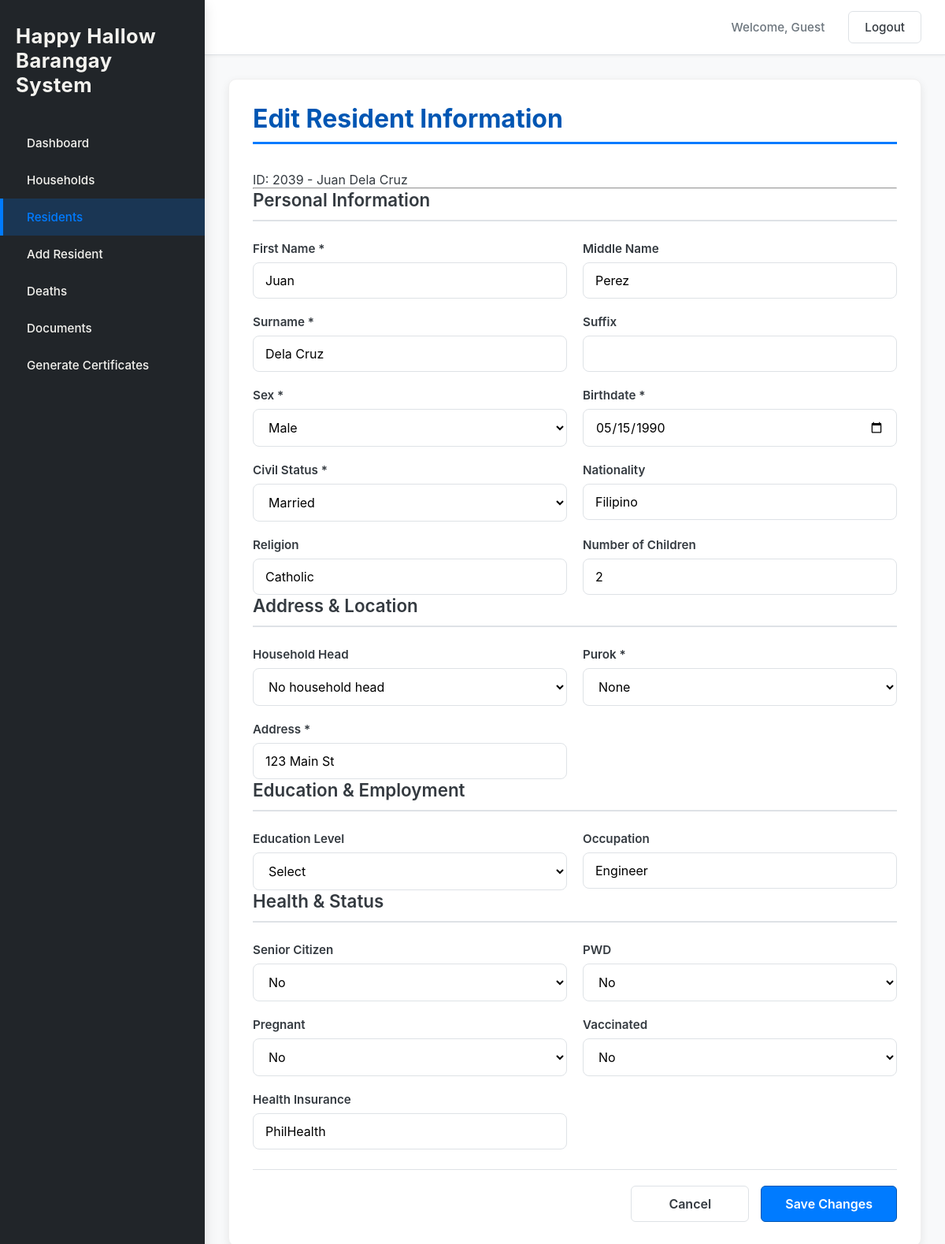
The app's page /edit_resident.php?id=2039 with its own data.
### tables this page shows
CREATE TABLE IF NOT EXISTS `residents` (
  `person_id` int NOT NULL AUTO_INCREMENT,
  `household_id` int NOT NULL,
  `first_name` text NOT NULL,
  `middle_name` varchar(255) DEFAULT NULL,
  `surname` varchar(255) NOT NULL,
  `suffix` varchar(50) DEFAULT NULL,
  `sex` text NOT NULL,
  `birthdate` date NOT NULL,
  `civil_status` varchar(20) NOT NULL,
  `nationality` varchar(20) NOT NULL,
  `religion` varchar(100) DEFAULT NULL,
  `purok` int NOT NULL,
  `address` varchar(150) NOT NULL,
  `residency_start_date` date DEFAULT NULL,
  `education_level` varchar(20) NOT NULL,
  `occupation` varchar(50) NOT NULL,
  `is_senior` tinyint(1) NOT NULL,
  `is_disabled` tinyint(1) NOT NULL,
  `health_insurance` varchar(100) DEFAULT NULL,
  `vaccination` int DEFAULT NULL,
  `is_pregnant` tinyint(1) DEFAULT NULL,
  `children_count` int DEFAULT NULL,
  PRIMARY KEY (`person_id`),
  KEY `household_id` (`household_id`)
);

### edit_resident.php (the view, shortened to what this page needs)
<?php
include __DIR__ . '/db_connect.php';
$residentId = $conn->real_escape_string($_GET['id']);
$sql = "
    SELECT
        person_id,
        household_id,
        first_name,
        middle_name,
        surname,
        suffix,
        sex,
        birthdate,
        civil_status,
        nationality,
        religion,
        purok,
        address,
        education_level,
        occupation,
        is_senior,
        is_disabled,
        health_insurance,
        vaccination,
        is_pregnant,
        children_count
    FROM residents
    WHERE person_id = '$residentId'
";
$result = $conn->query($sql);
$residentData = $result->fetch_assoc();
function safeHtml($value) {
    return htmlspecialchars($value ?? '');
}
function isSelected($current, $target) {
    return ((string)$current === (string)$target) ? 'selected' : '';
}
$sexValue = strtoupper(substr($residentData['sex'] ?? '', 0, 1));
?>
<!DOCTYPE html>
<html lang="en">
<head>
    <link rel="stylesheet" href="css/style.css" />
</head>
<body>
<div class="app-container">
    <aside class="sidebar">
        <div class="logo">Happy Hallow Barangay System</div>
        <nav class="main-nav">
            <ul>
                <li><a href="index.php">Dashboard</a></li>
                <li><a href="household.php">Households</a></li>
                <li><a href="residents.php" class="active">Residents</a></li>
                <li><a href="addnewresidents.php">Add Resident</a></li>
                <li><a href="deaths.php">Deaths</a></li>
                <li><a href="documents.php">Documents</a></li>
                <li><a href="staff_documents.php">Generate Certificates</a></li>
            </ul>
        </nav>
    </aside>
    <div class="main-content">
        <header class="topbar">
            <div class="topbar-right">
                <span id="userName" class="user-info">Welcome, User</span>
                <button id="logoutBtn" class="btn logout-btn">Logout</button>
            </div>
        </header>
        <main class="page-content">
            <div class="card form-card">
                <h2>Edit Resident Information</h2>
                <p>
                    ID: <?= safeHtml($residentData['person_id']); ?> -
                    <?= safeHtml($residentData['first_name'] . ' ' . $residentData['surname']); ?>
                </p>
                <hr>
                <form action="update_resident.php" method="POST">
                    <h3 class="section-title">Personal Information</h3>
                    <div class="form-grid">
                        <div class="input-group">
                            <label>First Name *</label>
                            <input type="text" name="first_name" value="<?= safeHtml($residentData['first_name']); ?>" required>
                        </div>
                        <div class="input-group">
                            <label>Middle Name</label>
                            <input type="text" name="middle_name" value="<?= safeHtml($residentData['middle_name']); ?>">
                        </div>
                        <div class="input-group">
                            <label>Surname *</label>
                            <input type="text" name="surname" value="<?= safeHtml($residentData['surname']); ?>" required>
                        </div>
                        <div class="input-group">
                            <label>Suffix</label>
                            <input type="text" name="suffix" value="<?= safeHtml($residentData['suffix']); ?>">
                        </div>
                        <div class="input-group">
                            <label>Sex *</label>
                            <select name="sex" required>
                                <option value="M" <?= isSelected($sexValue, 'M'); ?>>Male</option>
                            </select>
                        </div>
                        <div class="input-group">
                            <label>Birthdate *</label>
                            <input type="date" name="birthdate" value="<?= safeHtml($residentData['birthdate']); ?>" required>
                        </div>
                        <div class="input-group">
                            <label>Civil Status *</label>
                            <select name="civil_status" required>
                                <option value="Married" <?= isSelected($residentData['civil_status'], 'Married'); ?>>Married</option>
                            </select>
                        </div>
                        <div class="input-group">
                            <label>Nationality</label>
                            <input type="text" name="nationality" value="<?= safeHtml($residentData['nationality']); ?>">
                        </div>
                        <div class="input-group">
                            <label>Religion</label>
                            <input type="text" name="religion" value="<?= safeHtml($residentData['religion']); ?>">
                        </div>
                        <div class="input-group">
                            <label>Number of Children</label>
                            <input type="number" name="children_count" min="0" value="<?= safeHtml($residentData['children_count']); ?>">
                        </div>
                    </div>
                    <h3 class="section-title">Address & Location</h3>
                    <div class="form-grid">
                        <div class="input-group">
                            <label>Household Head</label>
                            <select name="household_id">
                                <option value="">No household head</option>
                            </select>
                        </div>
                        <div class="input-group">
                            <label>Purok *</label>
                            <select name="purok" required>
                                <?php for ($i = 0; $i <= 5; $i++): ?>
                                    <option value="<?= $i; ?>" <?= isSelected($residentData['purok'], $i); ?>>
                                        <?= $i == 0 ? 'None' : "Purok $i"; ?>
                                    </option>
                                <?php endfor; ?>
                            </select>
                        </div>
                        <div class="input-group form-group-full">
                            <label>Address *</label>
                            <input type="text" name="address" value="<?= safeHtml($residentData['address']); ?>" required>
                        </div>
                    </div>
                    <h3 class="section-title">Education & Employment</h3>
                    <div class="form-grid">
                        <div class="input-group">
                            <label>Education Level</label>
                            <select name="education_level">
                                <option value="">Select</option>
                            </select>
                        </div>
                        <div class="input-group">
                            <label>Occupation</label>
                            <input type="text" name="occupation" value="<?= safeHtml($residentData['occupation']); ?>">
                        </div>
                    </div>
                    <h3 class="section-title">Health & Status</h3>
                    <div class="form-grid">
                        <div class="input-group">
                            <label>Senior Citizen</label>
                            <select name="is_senior">
                                <option value="0" <?= isSelected($residentData['is_senior'], 0); ?>>No</option>
                            </select>
                        </div>
                        <div class="input-group">
                            <label>PWD</label>
                            <select name="is_disabled">
                                <option value="0" <?= isSelected($residentData['is_disabled'], 0); ?>>No</option>
                            </select>
                        </div>
                        <div class="input-group">
                            <label>Pregnant</label>
                            <select name="is_pregnant">
                                <option value="0" <?= isSelected($residentData['is_pregnant'], 0); ?>>No</option>
                            </select>
                        </div>
                        <div class="input-group">
                            <label>Vaccinated</label>
                            <select name="vaccination">
                                <option value="0" <?= isSelected($residentData['vaccination'], 0); ?>>No</option>
                            </select>
                        </div>
                        <div class="input-group form-group-full">
                            <label>Health Insurance</label>
                            <input type="text" name="health_insurance" value="<?= safeHtml($residentData['health_insurance']); ?>">
                        </div>
                    </div>
                    <div class="form-actions">
                        <a href="residents.php" class="btn secondary-btn">Cancel</a>
                        <button type="submit" class="btn primary-btn">Save Changes</button>
                    </div>
                </form>
            </div>
        </main>
    </div>
</div>
</body>
</html>

### css/style.css (style rules this page uses)
:root { --primary-color: #007bff; --primary-dark: #0056b3; --secondary-color: #6c757d; --background-color: #f8f9fa; --card-background: #ffffff; --sidebar-bg: #212529; --text-color: #343a40; --border-color: #dee2e6; --shadow-light: 0 4px 12px rgba(0, 0, 0, 0.08); --shadow-medium: 0 6px 16px rgba(0, 0, 0, 0.12); --sidebar-width: 260px; --header-height: 70px; --base-padding: 30px; }
* { margin: 0; padding: 0; box-sizing: border-box; font-family: -apple-system, BlinkMacSystemFont, "Segoe UI", Roboto, "Helvetica Neue", Arial, sans-serif; }
body { background-color: var(--background-color); color: var(--text-color); min-height: 100vh; display: flex; font-size: 16px; }
a { text-decoration: none; color: inherit; }
.app-container { display: flex; width: 100%; }
.sidebar { width: var(--sidebar-width); background-color: var(--sidebar-bg); color: #f8f9fa; padding: var(--base-padding) 0; position: fixed; height: 100%; z-index: 100; box-shadow: var(--shadow-medium); }
.logo { font-size: 1.6rem; font-weight: 700; text-align: left; padding: 0 20px 20px 20px; margin-bottom: 15px; color: #f4f3ef; letter-spacing: 0.5px; }
.main-nav ul { list-style: none; padding: 0; }
.main-nav li a { display: flex; align-items: center; gap: 12px; padding: 14px 30px; color: #f4f3ef; transition: background-color 0.25s ease, color 0.25s ease; font-size: 0.95rem; font-weight: 500; border-left: 4px solid transparent; }
.main-nav li a.active { background-color: rgba(0, 123, 255, 0.2); color: var(--primary-color); border-left-color: var(--primary-color); }
.main-content { margin-left: var(--sidebar-width); flex-grow: 1; display: flex; flex-direction: column; }
.topbar { height: var(--header-height); background-color: var(--card-background); border-bottom: 1px solid var(--border-color); display: flex; justify-content: flex-end; align-items: center; padding: 0 var(--base-padding); box-shadow: 0 1px 4px rgba(0, 0, 0, 0.05); }
.topbar-right { display: flex; align-items: center; }
.user-info { margin-right: 20px; font-weight: 500; color: var(--secondary-color); font-size: 0.95rem; }
.page-content { padding: var(--base-padding); flex-grow: 1; }
h2 { font-size: 1.8rem; color: var(--text-color); margin-bottom: 30px; font-weight: 600; }
.page-content h2 { font-size: 2rem; color: var(--primary-dark); border-bottom: 3px solid var(--primary-color); padding-bottom: 10px; margin-bottom: 35px; font-weight: 700; }
.card { background-color: var(--card-background); padding: 30px; border-radius: 10px; box-shadow: var(--shadow-light); border: 1px solid #f0f0f0; transition: box-shadow 0.3s ease; }
.btn { background-color: var(--card-background); color: var(--text-color); border: 1px solid var(--border-color); padding: 10px 20px; border-radius: 6px; cursor: pointer; font-size: 0.95rem; font-weight: 500; transition: all 0.2s ease-in-out; text-decoration: none; display: inline-flex; align-items: center; justify-content: center; gap: 8px; }
.primary-btn { background-color: var(--primary-color); color: white; border: 1px solid var(--primary-dark); }
.logout-btn { margin-left: 10px; }
.input-group label { font-weight: 600; margin-bottom: 8px; color: var(--text-color); font-size: 0.95rem; }
.input-group input, .input-group select { padding: 12px 15px; border: 1px solid var(--border-color); border-radius: 8px; font-size: 1rem; background-color: var(--card-background); }
.form-grid { display: grid; grid-template-columns: repeat(2, 1fr); gap: 20px; }
.form-grid .input-group { display: flex; flex-direction: column; }
.form-grid .input-group label { font-weight: 600; margin-bottom: 8px; color: var(--text-color); font-size: 0.95rem; }
.form-grid .input-group input, .form-grid .input-group select { width: 100%; padding: 12px 15px; border: 1px solid var(--border-color); border-radius: 8px; font-size: 1rem; background-color: var(--card-background); transition: border-color 0.2s, box-shadow 0.2s; }
.form-actions { display: flex; gap: 15px; justify-content: flex-end; margin-top: 35px; padding-top: 25px; border-top: 2px solid var(--border-color); }
.form-actions .btn { padding: 12px 30px; font-size: 1rem; font-weight: 600; min-width: 150px; }
.card h3 { font-size: 1.4rem; color: var(--text-color); margin-bottom: 25px; font-weight: 600; border-bottom: 2px solid var(--border-color); padding-bottom: 12px; }
.form-actions { display: flex; gap: 15px; justify-content: flex-end; margin-top: 25px; padding-top: 20px; border-top: 1px solid var(--border-color); }

### records on screen
residents: person_id "2039", first_name+surname "Juan Dela Cruz", first_name "Juan", middle_name "Perez", surname "Dela Cruz", birthdate "05/15/1990", nationality "Filipino", religion "Catholic", children_count "2", address "123 Main St", occupation "Engineer", health_insurance "PhilHealth"
